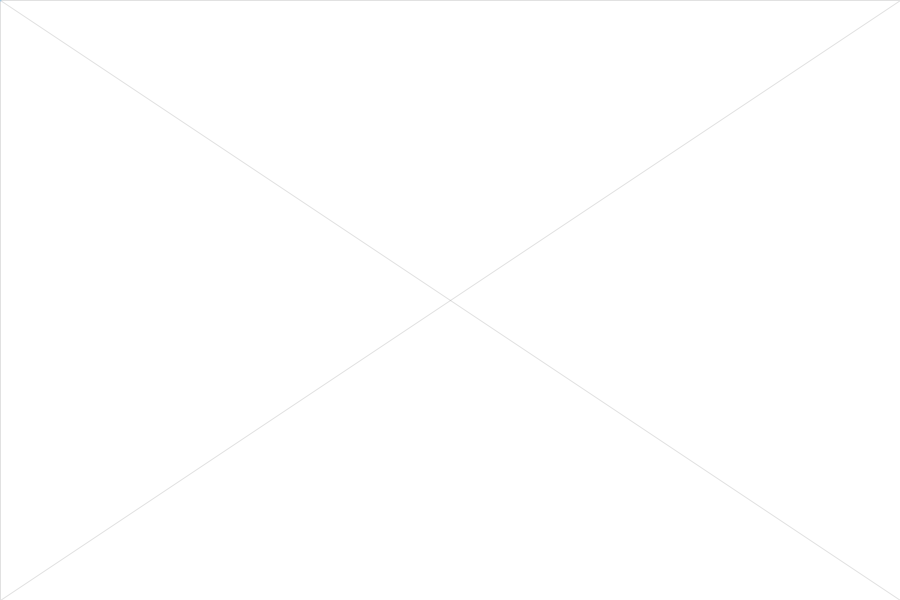
Frame 1 (no input)
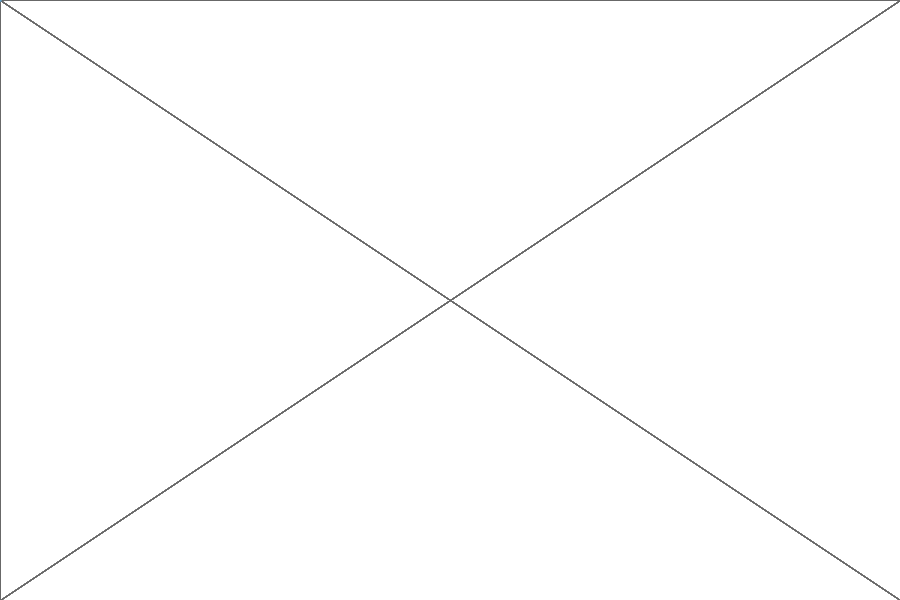
Frame 60 (the mouse pressed at the canvas centre just before this capture)
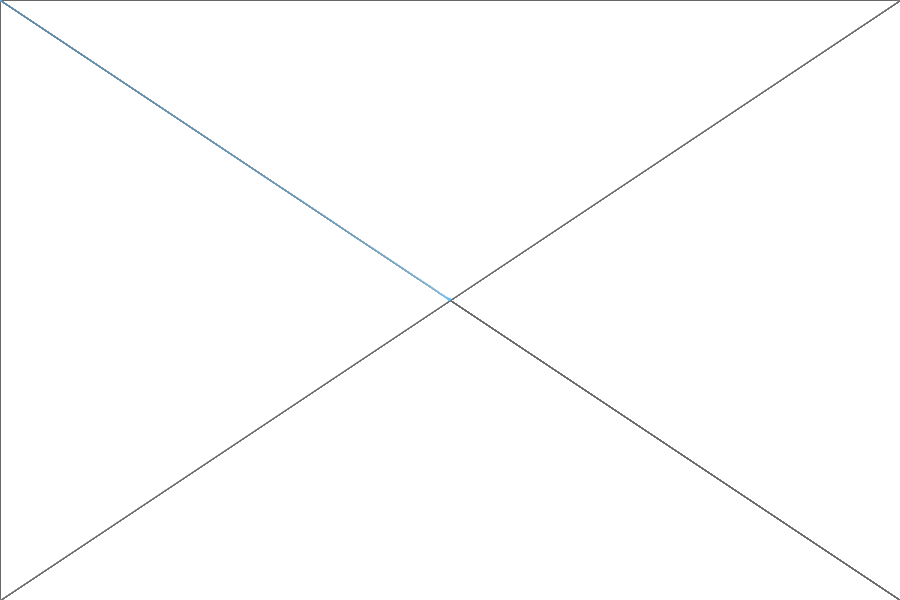
Frame 120 (the mouse held since frame 60 and released just before this capture)

The Processing sketch that drew these frames (run headless with seeded random() and noise(); from frame 60 on, the mouse is pressed at the canvas centre):

// Processing sketch: sketch_mission2_4cornerTriangles
// ── sketch_mission2_4cornerTriangles.pde
//color setup
//background color
color c1 = color(255, 255, 255);
//geometry stroke color
color c2 = color(100, 100, 100);
//mouse press fill color
color c3 = color(255, 255, 255);
//connector stroke color
color c4 = color(90, 190, 255);

//easing
float x;
float y;
float px;
float py;
float easing = 0.2;


//setup - background color
void setup() {
  size (900, 600);
  background (c1);
}


//two point triangle drawing
void draw() {
  
  //easing
  float targetX = mouseX;
  x += (targetX -x) * easing;
  float targetY = mouseY;
  y += (targetY - y)* easing;
  
    //triangle lines
  noFill();
  stroke(c2, 50);
  strokeWeight(1);
  //noStroke();
  //fill(c2,10);
  
    //mouse press state triangle fill
  if (mousePressed== true) {
    noStroke();
    fill(c3, 10);
  }

  triangle(0, 0, x, y, 900, 600);
  triangle(900, 0, x, y, 0, 600);

  //connector line
  stroke(c4, 100);
  strokeWeight(2);
  line(x, y, px, py);
  py = y;
  px = x;


}

//clear canvas
void keyPressed() {
  background(c1);
}
